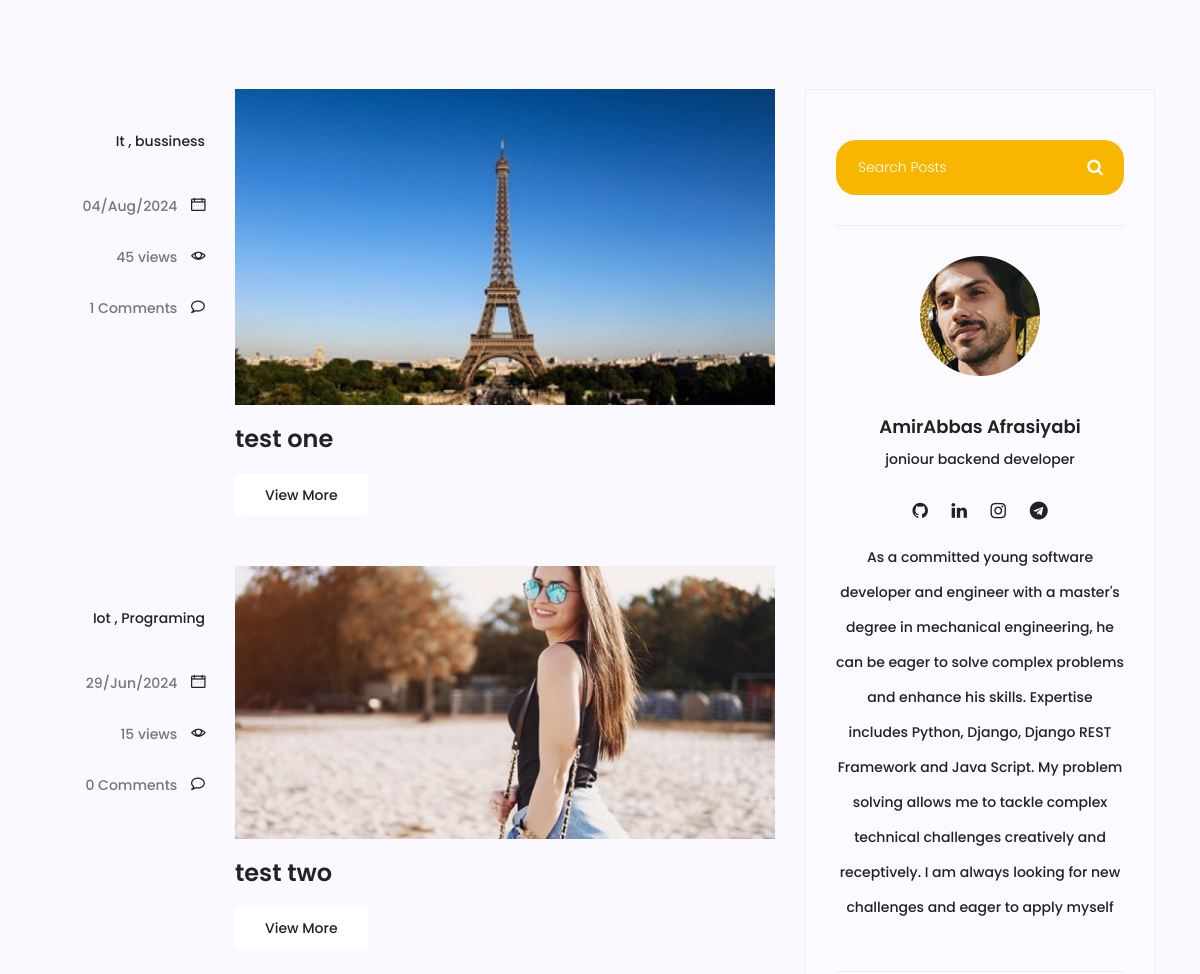
Before: /blog/search/ (middle part) with the older database file.
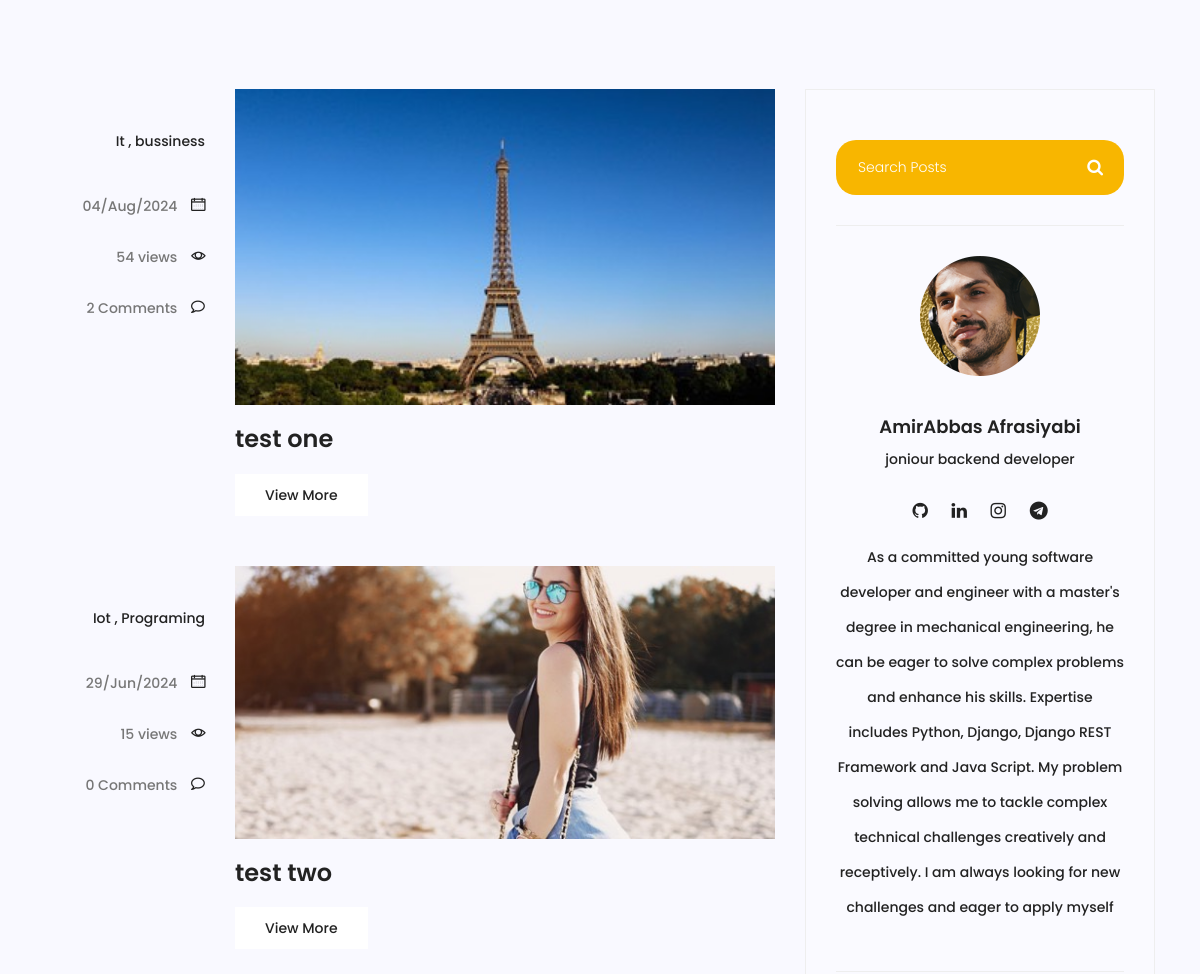
After: the same page with the newer database file.
### blog/models.py (models this page shows, shortened)
class Post(models.Model):
    image = models.ImageField(upload_to='blog/', default='blog/default.jpg')
    author = models.ForeignKey(User, related_name="author", on_delete=models.SET_NULL, null=True)
    title = models.CharField(max_length=100)
    content = models.TextField()
    category = models.ManyToManyField(category, blank=True)
    tags = TaggableManager()
    counted_views = models.IntegerField(default=0)
    status = models.BooleanField(default=False)
    login_require = models.BooleanField(default=False)
    published_date = models.DateTimeField(null=True)
    created_date = models.DateTimeField(auto_now_add=True)
    updated_date = models.DateTimeField(auto_now=True)
    class Meta:
        ordering = ['created_date']
        verbose_name = 'پست'
        verbose_name_plural = ' پست ها'

### blog/views.py (the view)
# urls.py: path('search/', blog_search, name='search'),
def blog_search(request):
    posts = Post.objects.filter(status=1)
    query = request.GET.get('s')
    if query:
        posts = posts.filter(content__contains=query)
    context = {'posts': posts}
    return render(request, 'blog/blog-home.html', context)

### blog/templatetags/blog_tags.py (called while the page is built)
@ register.inclusion_tag('blog/blog-post-category.html')
def postcategories():
    posts = Post.objects.filter(status=1)
    categories = category.objects.all()
    cat_dict = {}
    for name in categories:
       cat_dict[name] =  posts.filter(category=name).count()
    return{'categories': cat_dict}

### templates/blog/blog-home.html (shortened to what this page needs)
{% extends "base.html" %}
{% load static %}
{% load blog_tags %}
{% block content %}
<section class="top-category-widget-area pt-90 pb-90">
</section>
<section class="post-content-area">
  <div class="container">
    <div class="row">
      <div class="col-lg-8 posts-list">
        {% for post in posts %}
        <div class="single-post row">
          <div class="col-lg-3 col-md-3 meta-details">
            <ul class="tags">
              {% for cat in post.category.all %}
                <li><a href="{% url 'blog:category' cat_name=cat.name %}">{{ cat.name }}</a> {% if not forloop.last %},{% endif %}</li>
              {% endfor %}
            </ul>
            <div class="user-details row">
              <p class="date col-lg-12 col-md-12 col-6">
                <a href="#">{{post.published_date|date:"d/M/Y"}}</a>
                <span class="lnr lnr-calendar-full"></span>
              </p>
              <p class="view col-lg-12 col-md-12 col-6">
                <a href="#">{{post.counted_views}} views</a>
                <span class="lnr lnr-eye"></span>
              </p>
              <p class="comments col-lg-12 col-md-12 col-6">
                <a href="#">{{ post.comments.count }} Comments</a> <span class="lnr lnr-bubble"></span>
              </p>
            </div>
          </div>
          <div class="col-lg-9 col-md-9">
            <div class="feature-img">
              <img
                class="img-fluid"
                src="{{post.image.url}}"
                alt=""
              />
            </div>
            <a class="posts-title" href="{% url 'blog:single' pid=post.id %}"><h3>{{post.title}}</h3></a>
            <a href="{% url 'blog:single' pid=post.id %}" class="primary-btn">View More</a>
          </div>
        </div>
        {% endfor %}
      </div>
      <div class="col-lg-4 sidebar-widgets">
        <div class="widget-wrap">
          {% include "blog/blog-search.html" %}
          {% include "blog/blog-writter.html" %}
        </div>
      </div>
    </div>
  </div>
</section>
{% endblock %}

Changed rows visible on the page:
changed Post "test one": counted_views "45" → "54"; comments.count "1" → "2"
